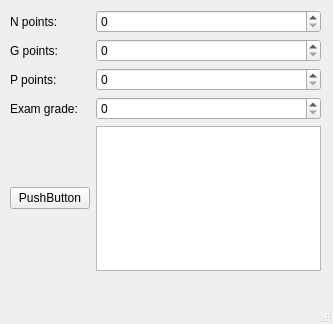
<?xml version="1.0" encoding="UTF-8"?>
<ui version="4.0">
 <class>MainWindow</class>
 <widget class="QMainWindow" name="MainWindow">
  <property name="geometry">
   <rect>
    <x>0</x>
    <y>0</y>
    <width>333</width>
    <height>324</height>
   </rect>
  </property>
  <property name="windowTitle">
   <string>MainWindow</string>
  </property>
  <widget class="QWidget" name="centralwidget">
   <widget class="QWidget" name="gridLayoutWidget">
    <property name="geometry">
     <rect>
      <x>10</x>
      <y>10</y>
      <width>311</width>
      <height>261</height>
     </rect>
    </property>
    <layout class="QGridLayout" name="gridLayout">
     <item row="3" column="0">
      <widget class="QLabel" name="label_4">
       <property name="text">
        <string>Exam grade:</string>
       </property>
      </widget>
     </item>
     <item row="0" column="0">
      <widget class="QLabel" name="label">
       <property name="text">
        <string>N points:</string>
       </property>
      </widget>
     </item>
     <item row="2" column="0">
      <widget class="QLabel" name="label_3">
       <property name="text">
        <string>P points:</string>
       </property>
      </widget>
     </item>
     <item row="0" column="1">
      <widget class="QSpinBox" name="spinBoxN"/>
     </item>
     <item row="1" column="1">
      <widget class="QSpinBox" name="spinBoxG"/>
     </item>
     <item row="1" column="0">
      <widget class="QLabel" name="label_2">
       <property name="text">
        <string>G points:</string>
       </property>
      </widget>
     </item>
     <item row="2" column="1">
      <widget class="QSpinBox" name="spinBoxP"/>
     </item>
     <item row="3" column="1">
      <widget class="QSpinBox" name="spinBoxE"/>
     </item>
     <item row="4" column="0">
      <widget class="QPushButton" name="calculatePushButton">
       <property name="text">
        <string>PushButton</string>
       </property>
      </widget>
     </item>
     <item row="4" column="1">
      <widget class="QTextBrowser" name="textBrowser"/>
     </item>
    </layout>
   </widget>
  </widget>
  <widget class="QMenuBar" name="menubar">
   <property name="geometry">
    <rect>
     <x>0</x>
     <y>0</y>
     <width>333</width>
     <height>21</height>
    </rect>
   </property>
  </widget>
  <widget class="QStatusBar" name="statusbar"/>
 </widget>
 <resources/>
 <connections/>
</ui>
